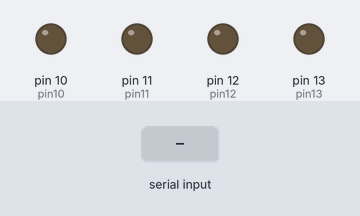
Recording of a sketch running on a simulated Arduino Uno, built with avr-gcc and run on an emulated ATmega328P. On the bench: output pins drawn as LEDs (lit = HIGH). Inputs (shaded band) come from the test bench.

Above: at 1.2 s.
1.3 s: "1" received over Serial
At 2.5 s:
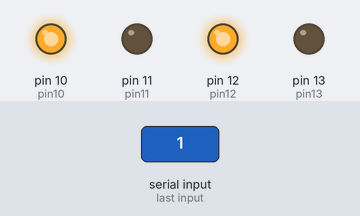
2.8 s: "2" received over Serial
At 3.7 s:
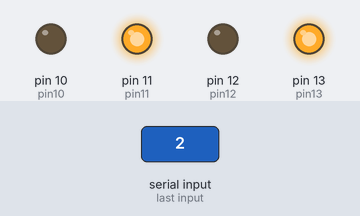
4.3 s: "3" received over Serial
At 4.8 s:
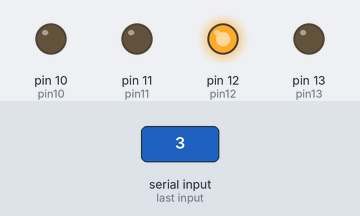
5.8 s: "4" received over Serial
At 7.0 s:
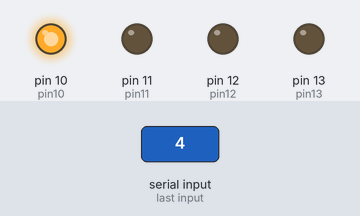
7.3 s: "0" received over Serial
At 8.3 s:
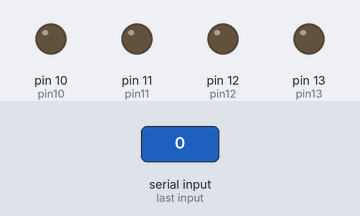
Timing chart, 0 to 9.8 s (numbered marks = the images above; inputs shaded):
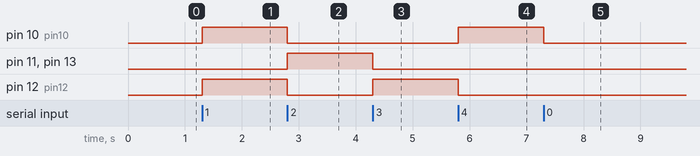

Measured:
- after the input at 1.3 s, pin 10 (pin10), pin 12 (pin12): LOW → HIGH at once
- after the input at 2.8 s, pin 10 (pin10), pin 12 (pin12): HIGH → LOW at once; pin 11 (pin11), pin 13 (pin13): LOW → HIGH at once
- after the input at 4.3 s, pin 11 (pin11), pin 13 (pin13): HIGH → LOW at once; pin 12 (pin12): LOW → HIGH at once
- after the input at 5.8 s, pin 10 (pin10): LOW → HIGH at once; pin 12 (pin12): HIGH → LOW at once
- after the input at 7.3 s, pin 10 (pin10): HIGH → LOW at once

The sketch:

sketch_jan22a.ino
```cpp
#define CMD_DIGITALWRITE 10
#include <SoftwareSerial.h>
#define START_CMD_CHAR '*'
#define END_CMD_CHAR '#'
#define DIV_CMD_CHAR '|'
int state = 0;
int pin10=10;
int pin11=11;
int pin12=12;
int pin13=13;

void setup() {
pinMode(pin10, OUTPUT);
pinMode(pin11, OUTPUT);
pinMode(pin12, OUTPUT);
pinMode(pin13, OUTPUT);

digitalWrite(pin10, LOW);
digitalWrite(pin11, LOW);
digitalWrite(pin12, LOW);
digitalWrite(pin13, LOW);
Serial.begin(9600);
Serial.flush();

}
void loop() {
if (Serial.available() < 1) return; // if serial empty, return to loop().

if(Serial.available() > 0){ // Checks whether data is comming from the serial port
state = Serial.read(); // Reads the data from the serial port
}
if (state == '1') { //UP

digitalWrite(pin10, HIGH);
digitalWrite(pin11, LOW);
digitalWrite(pin12, HIGH);

return;
}

else if (state == '2') { //DOWN

digitalWrite(pin10, LOW);
digitalWrite(pin11, HIGH);
digitalWrite(pin13, HIGH);
digitalWrite(pin12, LOW);
return;

}

else if (state == '3') {  //LEFT
digitalWrite(pin10, LOW);
digitalWrite(pin11, LOW);
digitalWrite(pin13, LOW);
digitalWrite(pin12, HIGH);
return;
}
else if (state == '4') {  //RIGHT
digitalWrite(pin10, HIGH);
digitalWrite(pin13, LOW);
digitalWrite(pin11, LOW);
digitalWrite(pin12, LOW);
return;

}
else if (state == '0') {
digitalWrite(pin10, LOW);
digitalWrite(pin11, LOW);
digitalWrite(pin12, LOW);
digitalWrite(pin13, LOW);
state='0';
return;


}
}
```
